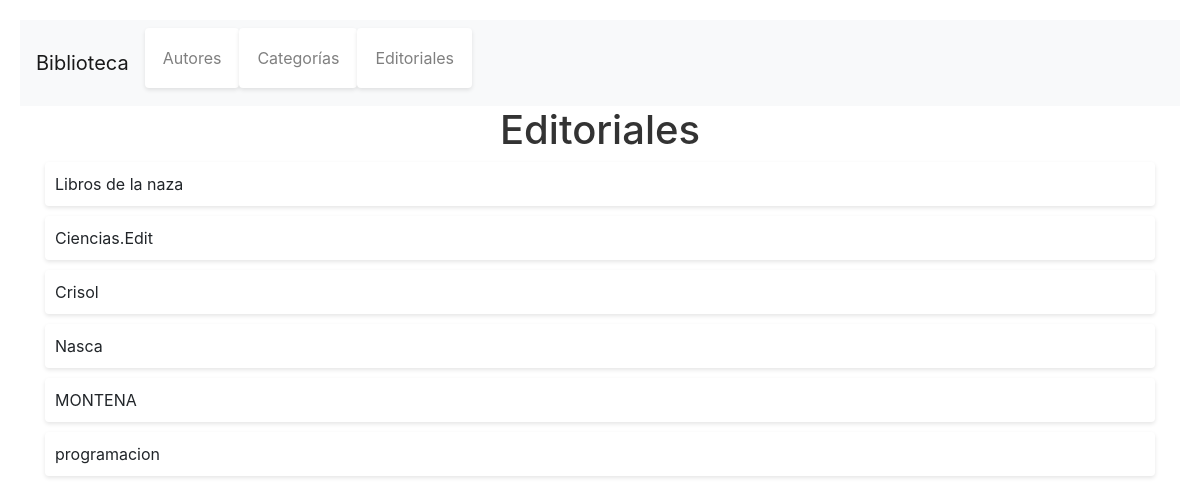
Screenshot of /editoriales/ with the database file from the repository.
### biblioteca/models.py (models this page shows, shortened)
class Editorial(models.Model):
    nombre = models.CharField(max_length=100)
    direccion = models.CharField(max_length=200)

### biblioteca/views.py (the view)
# urls.py: path('editoriales/', EditorialListCreateAPIView.as_view(), name='api-editorial-list'),
def editoriales(request):
    editoriales = Editorial.objects.all()
    return render(request, 'editoriales.html', {'editoriales': editoriales})

### biblioteca/templates/editoriales.html (shortened to what this page needs)
<!DOCTYPE html>
<html>
  <head>
    <link rel="stylesheet" href="https://stackpath.bootstrapcdn.com/bootstrap/4.5.0/css/bootstrap.min.css">
  </head>
  <body>
    <nav class="navbar navbar-expand-lg navbar-light bg-light">
      <a class="navbar-brand" href="{% url 'lista_libros' %}">Biblioteca</a>
      <div class="collapse navbar-collapse" id="navbarNav">
        <ul class="navbar-nav">
          <li class="nav-item">
            <a class="nav-link" href="{% url 'autores' %}">Autores</a>
          </li>
          <li class="nav-item">
            <a class="nav-link" href="{% url 'categorias' %}">Categorías</a>
          </li>
          <li class="nav-item">
            <a class="nav-link" href="{% url 'editoriales' %}">Editoriales</a>
          </li>
        </ul>
      </div>
    </nav>
    <div class="container">
      <h1>Editoriales</h1>
      <ul>
        {% for editorial in editoriales %}
        <li>{{ editorial.nombre }}</li>
        {% endfor %}
      </ul>
    </div>
  </body>
</html>

### biblioteca/templates/editoriales.html (style rules this page uses)
body { font-family: Arial, sans-serif; margin: 0; padding: 20px; background-color: #f2f2f2; }
h1 { color: #333333; text-align: center; }
ul { list-style-type: none; padding: 0; }
li { background-color: #ffffff; border-radius: 4px; padding: 10px; margin-bottom: 10px; box-shadow: 0 2px 4px rgba(0, 0, 0, 0.1); }

### rows the page displays
Editorial: nombre "Libros de la naza"
Editorial: nombre "Ciencias.Edit"
Editorial: nombre "Crisol"
Editorial: nombre "Nasca"
Editorial: nombre "MONTENA"
Editorial: nombre "programacion"
